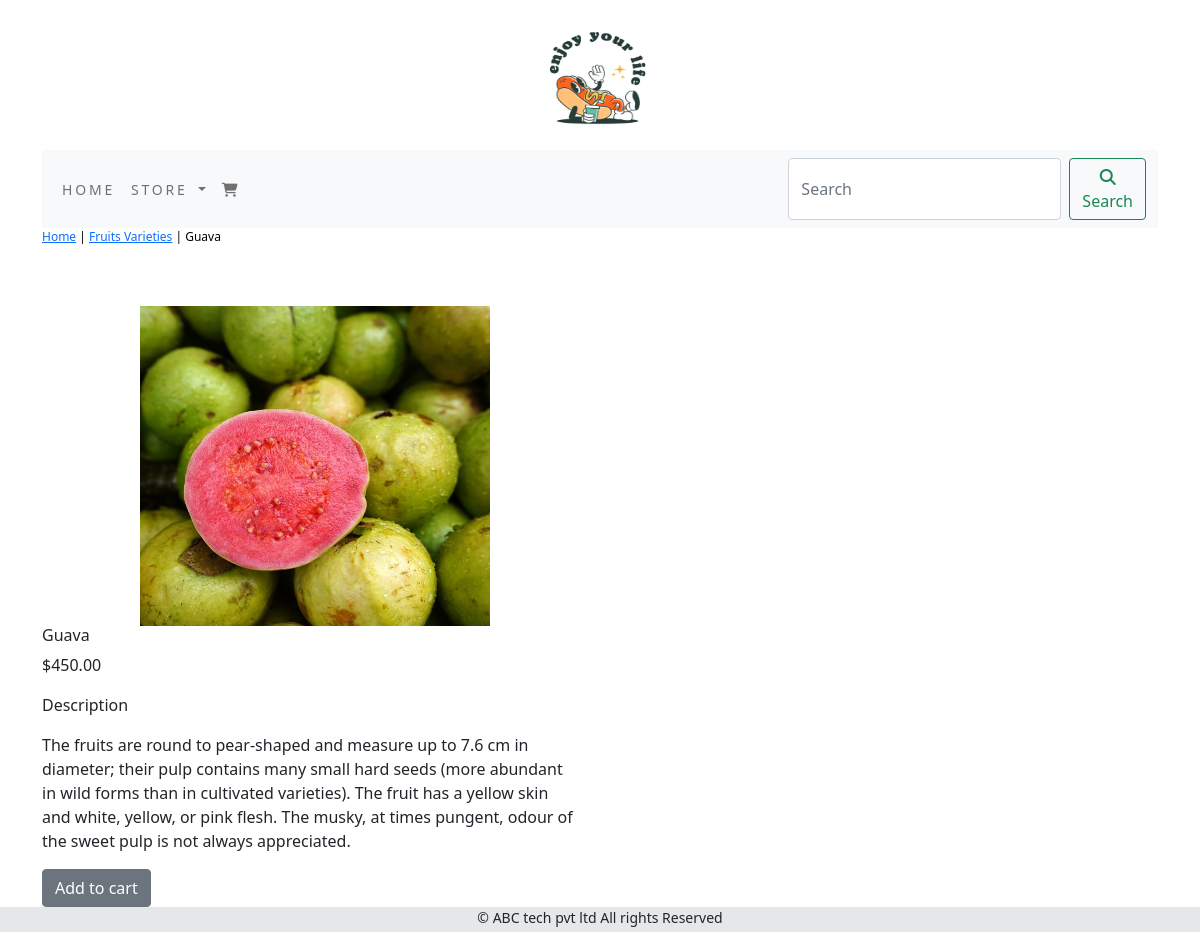
Screenshot of /shop/fruits-varieties/guava/ with the database file from the repository.
### shop/models.py (models this page shows, shortened)
class Product(models.Model):
    name=models.TextField(max_length=250,unique=True)
    slug=models.SlugField(max_length=250,unique=True)
    description=models.TextField(blank=True)
    price=models.DecimalField(max_digits=10,decimal_places=2)
    category=models.ForeignKey(category,on_delete=models.CASCADE)
    image=models.ImageField(upload_to='product',blank=True)
    stock=models.IntegerField()
    available=models.BooleanField(default=True)
    created=models.DateTimeField(auto_now_add=True)
    updated=models.DateTimeField(auto_now=True)
    class Meta:
        ordering=('name',)
        verbose_name='product'
        verbose_name_plural='products'

class category(models.Model):
    name=models.CharField(max_length=250,unique=True)
    slug=models.SlugField(max_length=250,unique=True)
    description=models.TextField(blank=True)
    image=models.ImageField(upload_to='category',blank=True)
    class Meta:
        ordering=('name',)
        verbose_name='category'
        verbose_name_plural='categories'
    def get_url(self):
        return reverse('shop:prod_by_cat', args=[self.slug])
    def __str__(self):
        return '{}'.format(self.name)

### shop/views.py (the view)
# urls.py: path('<slug:c_slug>/<slug:p_slug>/',views.proddetail,name="prodcatdetail"),
def proddetail(request,c_slug,p_slug):
    try:
        product=Product.objects.get(category__slug=c_slug,slug=p_slug)
    except Exception as e:
        raise e
    return render(request,'product.html',{'product':product})

### cart/context_processors.py (called while the page is built)
def counter(request):
    item_count= 0
    if 'admin' in request.path:
        return {}
    else:
        try:
            cart=Cart.objects.filter(cart_id=_cart_id(request))
            car_item=Cartitem.objects.all().filter(cart=cart[:1])
            for cart_item in car_item:
                item_count += cart_item.quantity
        except Cart.DoesNotExist:
            item_count= 0
    return dict(item_count=item_count)

### cart/views.py (called while the page is built)
def _cart_id(request):
    cart=request.session.session_key
    if not cart:
        cart=request.session.create()
        return cart

### shop/context_processors.py (called while the page is built)
def menu_links(request):
    links=category.objects.all()
    return dict(links=links)

### templates/product.html (shortened to what this page needs)
{% extends 'base.html' %}
{% load static %}
{% block content %}
<div class="row my_prod_row">
    <div class="mx_auto">
        <p><a href="{% url 'shop:allprodcat' %}">Home</a> | <a href="product.category.get_url">{{product.category}}</a> | {{product.name}}</p>
    </div>
</div>
</div>
<div class="container">
<br>
    <div class="row">
        <div class="col-6 col-sm-12 col-md-12 col-lg-6 text-center">
            <div class="min-width:18rem">
            <img src="{{product.image.url}}" width="350px" height="320px" alt="{{product.name}}">
            </div>
        </div>
        <div>
            <div class="col-6 col-sm-12 col-md-12 col-lg-6">
             <div>
             <h3 class="my_prod_title">{{product.name}}</h3>
             <p>${{product.price}}</p>
             <p class="my_title">Description</p>
             <p class="text-justify my_prod_text">{{product.description}}</p>
              {% if product.stock <= 0 %}
              <p class="text-justify my_prod_text">Out of stock!</p>
              {% else %}
              <a class="btn btn-secondary" href="{% url 'cart:add_cart' product.id %}">Add to cart</a>
              {% endif %}
              </div>
            </div>
         </div>
</div>
</div>
{% endblock %}

### static/css/custom.css (style rules this page uses)
body { font-family: 'Source Sans 3', sans-serif; }
.my_prod_row { padding:top; padding-bottom:20px; }
.my_prod_row .mx_auto { color:#000; font-size:12px; text-decordation:none; }
.my_prod_title { font-size:16px; text_transform:uppercase; letter-spacing;2em; padding;top; }
.my_prod_text { padding-right:20px; }

### rows the page displays
Product: category "Fruits Varieties", name "Guava", image (picture), price "450.00", description "The fruits are round to pear-shaped and measure up to 7.6 cm in diameter; their pulp contains many small hard seeds (more abundant in wild forms than in cultivated varieties). The fruit has a yellow skin and white, yellow, or pink flesh. The musky, at times pungent, odour of the sweet pulp is not always appreciated."
